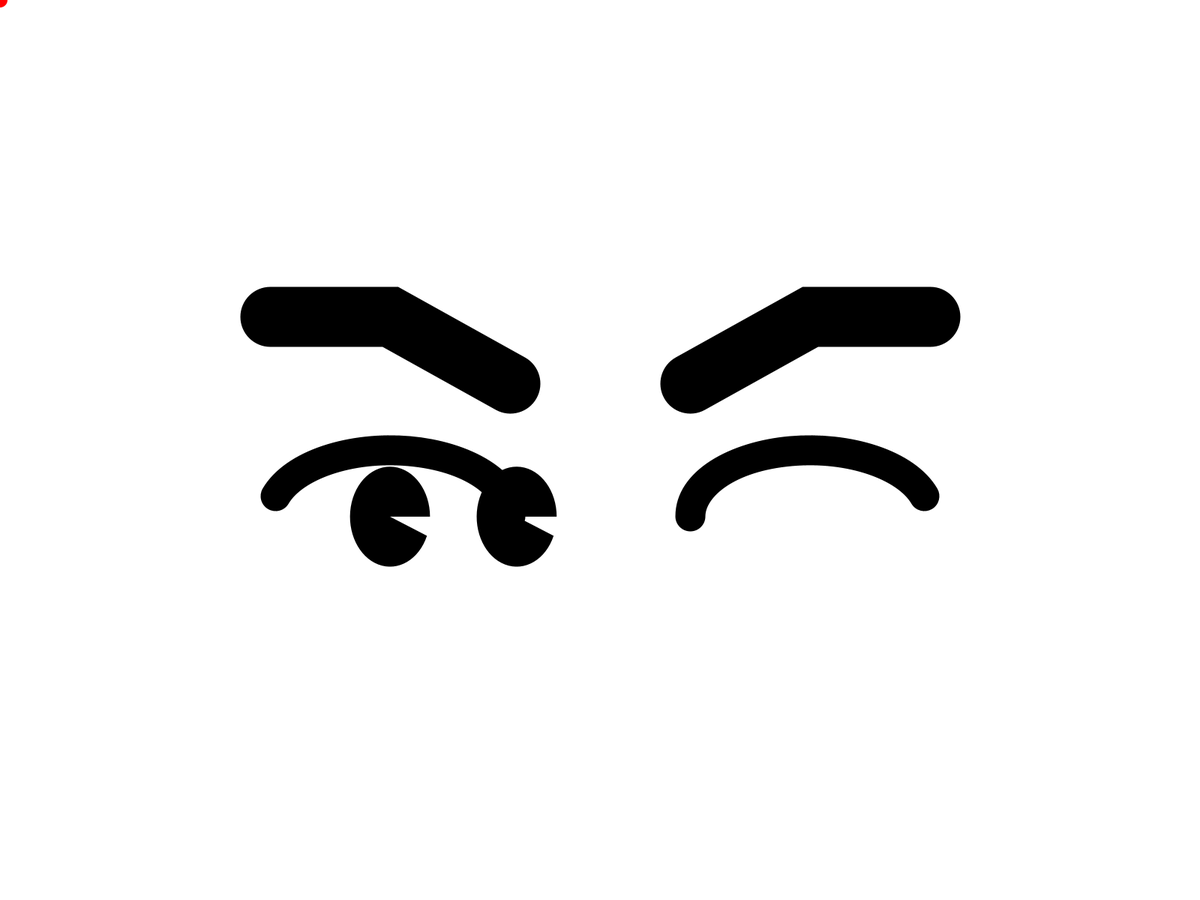
Frame 1 (no input)
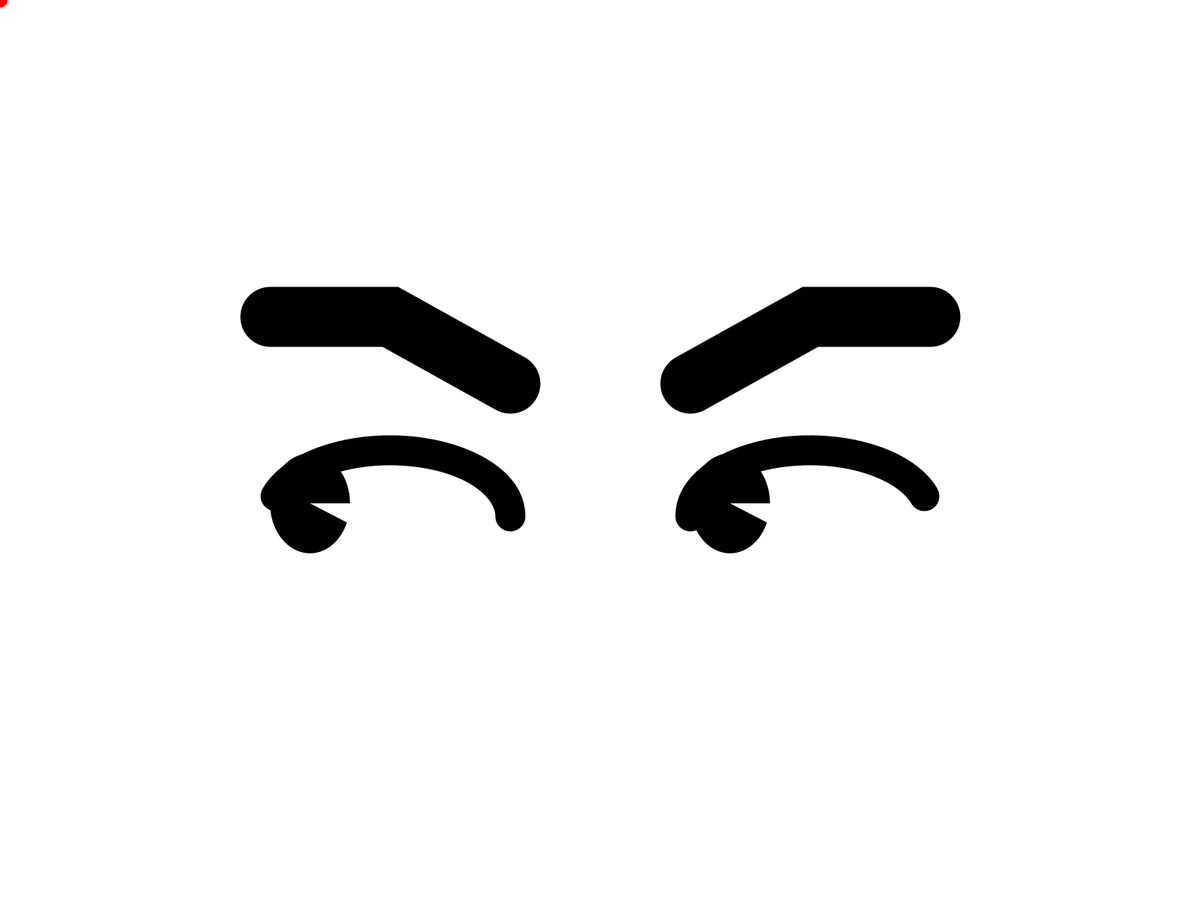
Frame 60 (the mouse pressed at the canvas centre just before this capture)
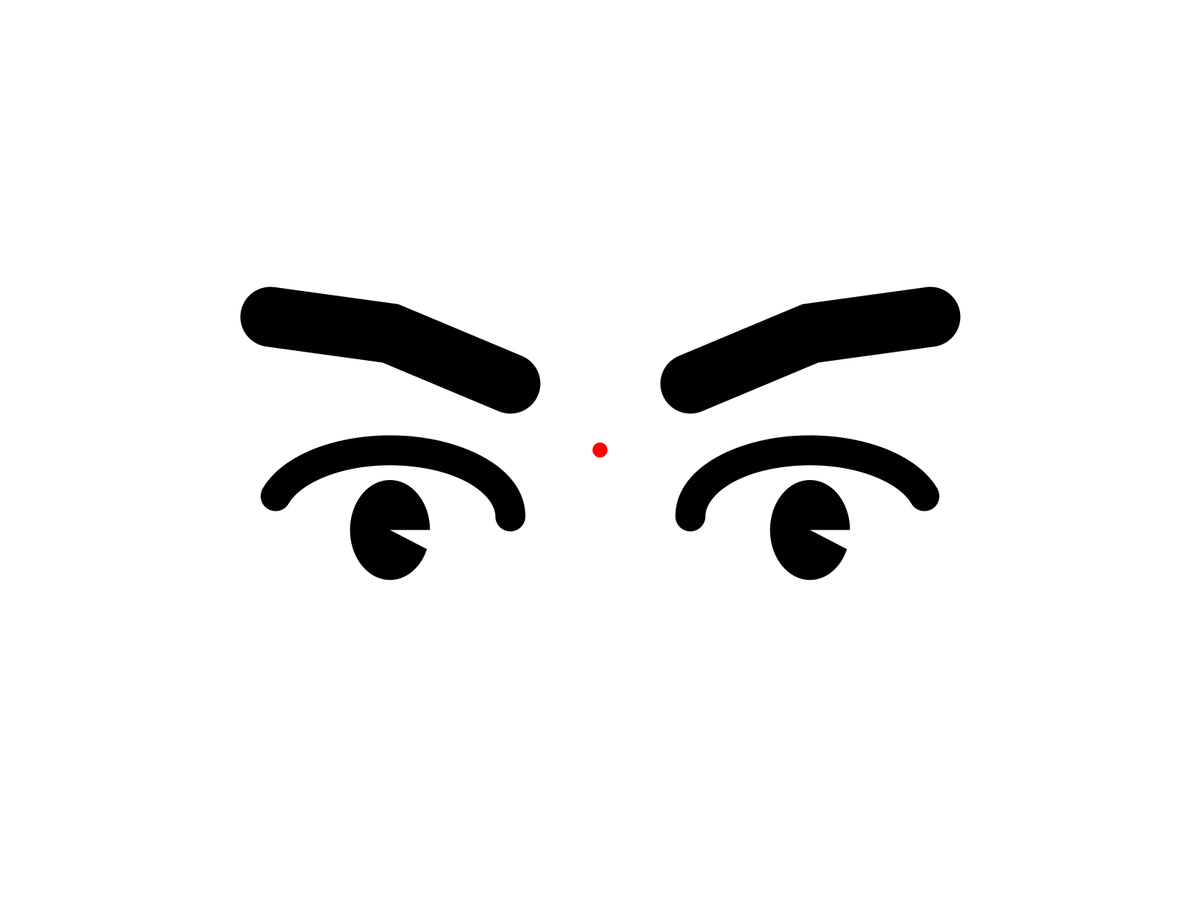
Frame 120 (the mouse held since frame 60 and released just before this capture)

The Processing sketch that drew these frames (run headless with seeded random() and noise(); from frame 60 on, the mouse is pressed at the canvas centre):

// Processing sketch: nelson
// ── nelson.pde
final float[] pupilPositionsX = new float[2];
final float[] eyePositionsXY = new float[2];
final float EIGHTH_PI = PI / 8;
float pupilPositionsY;
float eyeWidth;
float eyeHeight;
float eyeSpacing;
float pupilRadius;
float pupilSize;
float eyeStrokeWeight;
float eyebrowStrokeWeight;

void setup() {
  fullScreen();

  eyeWidth = width / 5;
  eyeHeight = eyeWidth / 1.8;
  eyeSpacing = eyeWidth * 1.75;
  pupilRadius = eyeWidth / 3;
  eyeStrokeWeight = eyeWidth / 8;
  eyebrowStrokeWeight = eyeStrokeWeight * 2;

  eyePositionsXY[0] = width / 2 - (eyeSpacing / 2);
  eyePositionsXY[1] = height / 2 + (eyeHeight / 2);

  pupilPositionsX[0] = eyePositionsXY[0];
  pupilPositionsX[1] = eyePositionsXY[1];
  pupilPositionsY = eyePositionsXY[1];
}

void draw() {
  background(255);
  drawEyebrows();
  drawEyes();
  moveEyes();

  fill(255, 0, 0);
  circle(mouseX, mouseY, 20);
}

void drawEyes() {
  stroke(0);
  strokeWeight(eyeStrokeWeight);
  noFill();
  arc(eyePositionsXY[0], eyePositionsXY[1], eyeWidth, eyeHeight, PI * 1.1, PI * 2);
  arc(eyePositionsXY[0] + eyeSpacing, eyePositionsXY[1], eyeWidth, eyeHeight, PI, PI * 1.9);

  fill(0);
  noStroke();
  arc(pupilPositionsX[0], pupilPositionsY, pupilRadius, pupilRadius * 1.25, EIGHTH_PI, TAU, PIE);
  arc(pupilPositionsX[1], pupilPositionsY, pupilRadius, pupilRadius * 1.25, EIGHTH_PI, TAU, PIE);
}

void moveEyes() {
  float normX = map(mouseX, 0, width, -1, 1);
  float normY = map(mouseY, 0, height, -1, 3);

  pupilPositionsX[0] = eyePositionsXY[0] + normX * (eyeWidth - pupilRadius * 2);
  pupilPositionsX[1] = eyePositionsXY[0] + eyeSpacing + normX * (eyeWidth - pupilRadius * 2);
  pupilPositionsY = eyePositionsXY[1] + normY * (eyeHeight - pupilRadius * 1.5);
}

void drawEyebrows() {
  float normY = map(mouseY, 0, height, -1, 0);

  stroke(0);
  strokeWeight(eyebrowStrokeWeight);
  noFill();

  beginShape();
  vertex(eyePositionsXY[0] - eyeWidth / 2, eyePositionsXY[1] - eyeHeight * 1.5);
  vertex(eyePositionsXY[0], eyePositionsXY[1] - eyeHeight * 1.25 + normY * eyeHeight * 0.25);
  vertex(eyePositionsXY[0] + eyeWidth / 2, eyePositionsXY[1] - eyeHeight);
  endShape();

  beginShape();
  vertex(eyePositionsXY[0] + eyeSpacing - eyeWidth / 2, eyePositionsXY[1] - eyeHeight);
  vertex(eyePositionsXY[0] + eyeSpacing, eyePositionsXY[1] - eyeHeight * 1.25 + normY * eyeHeight * 0.25);
  vertex(eyePositionsXY[0] + eyeSpacing + eyeWidth / 2, eyePositionsXY[1] - eyeHeight * 1.5);
  endShape();
}
